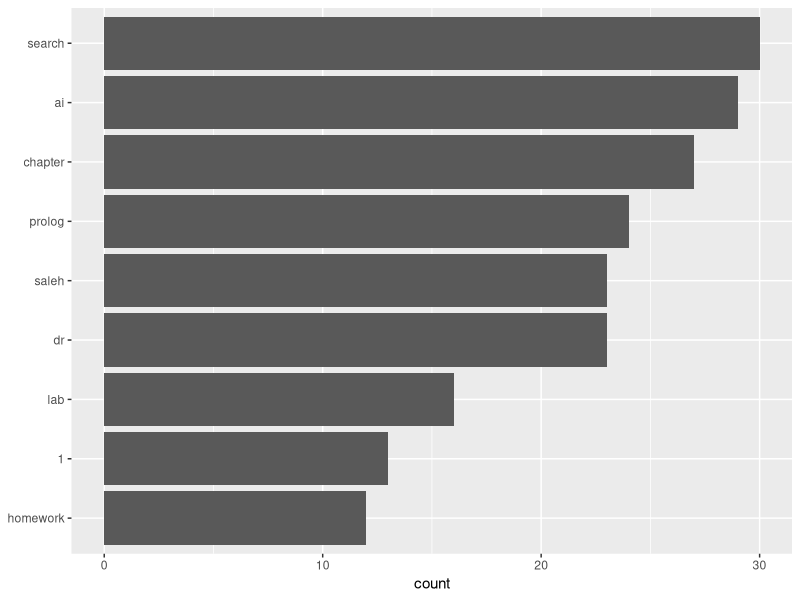

R code for this plot:

library(tidyverse)
library(tokenizers)
library(tidytext)
library(dplyr)
library(ggplot2)
text <- paste("Neural Network Spam Filter !", "Your project should do this !",
              
              "AI Lab Starting this week we will run the AI lab in a mini projects format Your job will be to apply 
              the basic concepts from the literature in your lab assignments 
              You will be requested to apply the R language in solving the following problems Search  CSP MDP NLP
              You can pick a problem on your own that addresses the above mentioned problems You may work in groups Good Luck Dr Saleh", 
              
              "Your project should do this !",
              
              "Nice book to read try to download or you can ask for a soft copy right after class on Wednesday !
              Artificial Intelligence Foundations of Computational Agents 2nd Edition Kindle Edition",
              
              "MDPs PDF Slides !", "Adversarial Search PDF Slides !",
              
              "MiniMax with Alpha Beta Pruning !",
              
              "CS 161 Notes Minimax with Alpha Beta Pruning",
              
              "Trace Example Minimax Please try it out",
              
              "CSP topic material !",
              
              "AI final exam 2017 model answer key ! ! Dr Saleh",
              
              "CSP Slides Chapter 5 AIMA Book",
              
              "The CSP constraint jar file",
              
              "AI Prolog lab Take home project The 8puzzle problem is a puzzle invented and popularized by Noyes Palmer Chapman in the 1870s. 
              It is played on a 3 by 3 grid with 8 square blocks labeled 1 through 8 and a blank square. Your goal is to rearrange the blocks so that 
              they are in order. You are permitted to slide blocks horizontally or vertically into the blank square 
              The following shows a sequence of legal moves from an initial board position left to the goal position right 
              Your job is to solve the 8puzzle problem in prolog using using one of the uninformed search algorithms described in class. Dr Saleh",
              
              "AI Class Terminologies Homework means theory analysis tracing algorithms problem formulation problem solving Project means all the above coding Dr Saleh",
              
              "Informed Search Strategy Reading material",
              
              "AI Lab For the AI Lab assignments we will use SWI Prolog for the sessions SWI Prolog can be downloaded from",
              
              "Why do AI course usually adopt LISP or Prolog Please read the attached 2 page PDF document",
              
              "AI Study material Uninformed search Please read carefully Dr Saleh",
              
              "Graph Search vs Tree Search",
              
              "Homework & Projects Batch 1 extension Folks I decided to extend the deadline of batch one homework and projects till Tuesday Oct 10th Good Luck Dr Saleh",
              
              "First Programming assignment You need to implement the following algorithms using the Berkeley pac man project Depth First Search
              Breadth First Search Uniform Cost Search You can work in max group size of two Both students should write their names down on the projects documents
              Project1 due next Thursday You can download the search package startup code search.zip from",
              
              "AI Prolog Lab A farmer went to the market and bought a fox a goose, and a bag of beans on his way home he realizes that he has to cross a river, 
              there's a boat that can take him from one side to the other, but there's a problem The boat is only big enough for him and one of his belongings, 
              How can the farmer cross the river knowing that he cannot leave the fox and the goose alone because the fox will eat the goose nor the goose and the bag of beans 
              because the goose will eat the beans Your job is to find a solution for this problem using one of the search algorithms described in class in PROLOG. 
              You need to fomalulate the problem using the 5 key parameters described in class. You also need to show the search space and the algorithm you used 
              to implement solution. And finally you should measure the performance of your algorithm in terms of the 4 parameters described 
              in class Completeness, Optimality, Space, and Time complexity Dr Saleh",
              
              "Homework 1 Write a 5 page summary chapter2 AIMA book, Solve the following problems on page 112 of the AIMA book. Due Thursday",
              
              "Lecture HW In this problem you need to solve the TSP problem for a salesman traveling from Arad to Bucharest. 
              In your solution you need to find a PATH and a COST for the trip using the following search algorithms BFS, DFS, UCS. 
              This is a group project max group size 2 Due Thursday, Dr Mohamed Saleh",
              
              "Why do AI course usually adopt LISP or Prolog Please read the attached 2 page PDF document,",
              
              "AI Lab For the AI Lab assignments we will use SWI Prolog for the sessions. SWI Prolog can be downloaded from",
              
              "Background reading material for the current upcoming AI Prolog labs Example 1 Missionaries and Cannibals 47
              Improving the Representation 49 Example 2 The Traveling Salesman 50 Example 3 The Towers of Hanoi 54
              Please read through. Good Luck ! Dr. Saleh",
              
              "Definition uninformed search Overview. An uninformed a.k.a. blind , brute force search algorithm generates the search tree without using 
              any domain specific knowledge. The two basic approaches differ as to whether you check for a goal when a node is generated or when it is expanded.",
              
              "AI Study material Uninformed search ! ! Please read carefully Dr Saleh",
              
              "Prolog Lab for Next week Towers of Hanoi puzzle. The objective of this famous puzzle is to move N disks from the left peg to the right peg 
              using the center peg as an auxiliary holding peg. At no time can a larger disk be placed upon a smaller disk. The following diagram depicts 
              the starting setup for N=3 disks. You job is implement a solution to the Towers of Hanoi problem in Prolog during the upcoming lab session. 
              You need to write, test, and execute the code during the lab. No after lab submissions.",
              
              "Homework & Projects Batch 1 extension Folks I decided to extend the deadline of batch one homework and projects till Tuesday Oct. 10th - 11:59 pm.
              Good Luck Dr. Saleh",
              
              "In two weeks time we will cover most of the AI search algorithms. The week after we will have in class 1 hour written Quiz/Exam from 11-11:55 am. 
              Then we will continue with the class material in lecture 3 @ 12:30 pm. Dr. Saleh",
              
              
              "Study Reading material for this week official course document Uninformed Search Strategies Dr Saleh",
              
              "PAC MAN project Important note All of your search functions need to return a list of actions that will lead the agent from 
              the start to the goal These actions all have to be legal moves valid directions, no moving through walls Hint Each algorithm is very similar. Algorithms for DFS, BFS, 
              UCS, and A differ only in the details of how the fringe is managed So, concentrate on getting DFS right and the rest should be relatively straightforward.
              Implement the depth first search DFS algorithm in the depthFirstSearch function in search py To make your algorithm complete, 
              write the graph search version of DFS, which avoids expanding any already visited states Good Luck !",
              
              "Homework Project deliverables for Thursday Homework should be done individually and programming assignments could be 
              done in a max group size of 2. Please NO late submissions You need to create a tar file with all your work divided into subfolders
              Your file name should follow the standard file naming convention of first name last name section tar Good Luck !",
              
              "Simple intro to AI search techniques ! ! Dr. Saleh",
              
              "A good prolog book in case if you still looking for one. The art of Prolog Book by Leon Sterling MIT Press Dr. Mohamed Saleh",
              
              "Reading Material Since we are currently working on algorithms perhaps you should read the MATHEMATICAL BACKGROUND appendices at the end of 
              the AIMA book. Attached in PDF Dr Saleh",
              
              "Folks Please make sure your name is listed in the attached PDF file for the AI Class 2017/18. If your name is not listed, or if you already passed 
              the course, write your name down in a comment. Dr. Saleh",
              
              "Folks Make sure to start working on your AI assignments: HW Project Lab Section. I will start grading asynchronously this year. Hence I will update 
              the year work EXCEL file weekly and I will not be able to role back to old assignments. The # hashtag for the batch 1 of homework assignments is shown below
              #AI_B1_HU_2017 Dr. Saleh",
              
              "Regarding your PROLOG programing labs you are expected to submit in lab Problem analysis document Algorithmic formulation of the problem
              Prolog code Trace  Test document Dr. Saleh",
              
              "Brief introduction to complexity classes !",
              
              "The AI Intro warm-up slides.",
              
              "The AI pacman project at Berkeley Please read and download the python package.",
              
              "SWI Prolog Tutorial",
              
              "Web link to the PDF version of a python text book. You will need one once you start implementing your paceman search algorithms ! !",
              
              "Folks You're asked to work on the prolog subject this week during the sections and the labs with your TAs. 
              My recommendations will be to start worming up with the concept and the basics of the Prolog language. You can try to get the prolog basic 
              concept in section before you start the hands on sessions during the AI lab this week. Best Dr. Saleh",
              
              "Please read the attached AI Report: AI & Technology",
              
              "If you would like to warm up and learn more about prolog try to run the following exercise",
              
              "AIMA 3ed supporting code and data files Please download ! !",
              
              "Helwan University Computer Engineering 
              AI 2017  Course Syllabus
              Textbook: Artificial Intelligence A Modern Approach Third edition by Stuart Russell and Peter Norvig
              Part I Artificial Intelligence
              Chapter 1 Introduction  1
              Chapter 2 Intelligent Agents 34
              Part II Problem solving
              Chapter 3 Solving Problems by Searching  64
              Chapter 4 Beyond Classical Search  120
              Chapter 5 Adversarial Search  161
              Chapter 6 Constraint Satisfaction Problems  202
              Part III Knowledge, reasoning, and planning
              Chapter 7 Logical Agents  234
              Chapter 8 First-Order Logic  285
              Chapter 9 Inference in First-Order Logic 322
              Chapter 10 Classical Planning 366
              Chapter 11 Planning and Acting in the Real World 401
              Chapter 12 Knowledge Representation 437
              Part IV Uncertain knowledge and reasoning
              Chapter 13 Quantifying Uncertainty  480
              Chapter 14 Probabilistic Reasoning  510
              Chapter 15 Probabilistic Reasoning over Time  566
              Chapter 16 Making Simple Decisions  610
              Chapter 17 Making Complex Decisions  645
              Part V Learning
              Chapter 18 Learning from Examples  693
              Chapter 19 Knowledge in Learning  768
              Chapter 20 Learning Probabilistic Models  802
              Chapter 21 Reinforcement Learning  830
              Part VI Communicating, perceiving, and acting
              Chapter 22 Natural Language Processing  860
              Chapter 23 Natural Language for Communication  888
              Chapter 24 Perception  928
              Chapter 25 Robotics  971
              Programming Languages will chosen and agreed upon for each individual assignment project. 
              Course certified languages are R, Python, and Prolog
              Homework done individually.
              Projects max group of 3 max
              Grade distribution
              Written Final 90 Pts.
              Year Work 60 Pts.
              Year Work includes Attendance, HW, Labs, Midterm, Projects, Oral Exam
              Good Luck ! Dr. Mohamed Saleh",
              
              "Week 1
              Wed Sept 20th Lecture 2 AI Introduction & Class Policy
              Wed Sept 20th Lecture 3 Solving Problems by Searching
              Good Luck ! Dr. Saleh",
              
              "AI Textbooks 1 Artificial Intelligence A Modern Approach 3rd Edition
              Optional textbooks
              2. Artificial Intelligence Structures and Strategies for Complex Problem Solving 5th Edition 
              3, Introduction to Algorithms, MIT Press 3rd Edition
              4. An Introduction to Statistical Learning with Applications in R Springer Texts in Statistics 1st Edition
              Programming Languages
              1. Prolog
              2. Python
              3. R
              Assessment 
              Homework, Reports, Projects, Programming Assignments, Quizzes, Group Presentation, Midterm, Oral Exam, and Written Final",

"AI Course Description
The discipline of artificial intelligence ai is concerned with building systems that think and act like humans or rationally on some absolute scale. 
This course is an introduction to the field, with special emphasis on sound modern methods. The topics include knowledge representation, 
problem solving via search, constraint satisfaction problems, game playing, logical and probabilistic reasoning, planning, machine learning 
decision trees, neural nets, reinforcement learning, and genetic algorithms and Hidden Markov Models. Programming exercises will concretize 
the key methods. The course targets graduate students and advanced undergraduates. Evaluation is based on programming assignments, homework, oral exam, 
a midterm exam, and a final exam.",

"HW 1 textbook AIMA Chapter one 
Critical reading and comprehensive summary. 
Max 5 pages written in your own words. 
Due September 20 th
Good luck ! Dr. Saleh",

"It simply means don't always go hard on your self")


words <- tokenize_words(text)

#show(words)

length(words[[1]])

tab <- table(words[[1]])
tab <- data_frame(word = names(tab), count = as.numeric(tab))
print(tab)

tab <- arrange(tab, desc(count))
print(tab)

data(stop_words)

tidy_tab <- tab %>%
  anti_join(stop_words)
cat("^^ Words after using Stop_Words Function ^^ \n")
print(tidy_tab)

#frequently used data
data <- filter(tidy_tab, count > 11)
cat(" ^^ After Using Filter to select words with count no. ABOVE 11 ^^ \n")
show(data)

most_used <- data %>%
  mutate(word = reorder(word, count)) %>%
  ggplot(aes(word, count)) +
  geom_col() +
  xlab(NULL) +
  coord_flip()
show(most_used)
